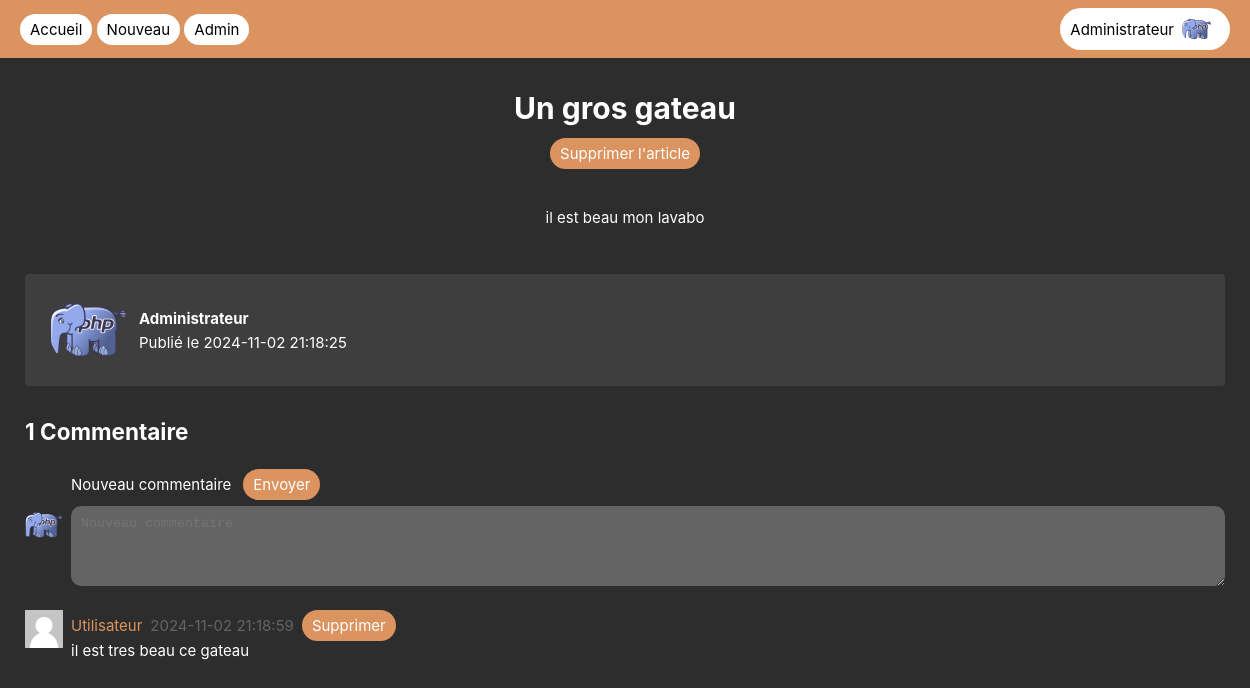
Screenshot of /code/article.php?id=1 (signed in) with the database file from the repository.
### tables this page shows
CREATE TABLE IF NOT EXISTS `users` (
  `id` int NOT NULL AUTO_INCREMENT,
  `email` text NOT NULL,
  `username` text NOT NULL,
  `password` text NOT NULL,
  `avatar_url` text NOT NULL,
  `admin` tinyint(1) NOT NULL DEFAULT '0',
  PRIMARY KEY (`id`)
);

CREATE TABLE IF NOT EXISTS `articles` (
  `id` int NOT NULL AUTO_INCREMENT,
  `title` text NOT NULL,
  `content` text NOT NULL,
  `author_id` int NOT NULL,
  `image_url` text NOT NULL,
  `created_at` datetime NOT NULL DEFAULT CURRENT_TIMESTAMP,
  `updated_at` datetime NOT NULL DEFAULT CURRENT_TIMESTAMP,
  PRIMARY KEY (`id`),
  KEY `author_id` (`author_id`)
);

CREATE TABLE IF NOT EXISTS `comments` (
  `id` int NOT NULL AUTO_INCREMENT,
  `author_id` int NOT NULL,
  `content` text NOT NULL,
  `article_id` int NOT NULL,
  `created_at` datetime NOT NULL DEFAULT CURRENT_TIMESTAMP,
  `updated_at` datetime NOT NULL DEFAULT CURRENT_TIMESTAMP,
  PRIMARY KEY (`id`),
  KEY `author_id` (`author_id`),
  KEY `article_id` (`article_id`)
);

### code/includes/User.php (called while the page is built, shortened)
<?php
class User {
    private int $id;
    private string $username;
    private string $avatar_url;
    private bool $admin;
    function __construct($id, $username, $email, $password, $avatar_url, $admin) {
        $this->id = $id;
        $this->username = $username;
        $this->avatar_url = $avatar_url;
        $this->admin = $admin;
    }
    public function isAdmin(): bool {
        return boolval($this->admin ?? 0);
    }
    public function getId(): int {
        return $this->id;
    }
    public function getUsername(): string {
        return $this->username;
    }
    public function getAvatarUrl(): string {
        return $this->avatar_url;
    }
    public static function findById($id): ?User {
        try {
            $conn = get_bdd_connection();
            $stmt = $conn->prepare('SELECT * FROM users where id = ?');
            $stmt->execute([$id]);
            $user = $stmt->fetch();
            if ($user) {
                return new User($user['id'], $user['username'], $user['email'], $user['password'], $user['avatar_url'], $user['admin']);
            }
            throw new UserNotFoundException("L'utilisateur $id n'existe pas");
        } catch (PDOException $e) {
            throw new SQLException($e->getMessage());
        }
    }
}

### code/includes/functions.php (called while the page is built, shortened)
<?php
require_once 'User.php';
function is_connected(): bool {
    if (!empty($_SESSION['user_id'])) {
        try {
            User::findById($_SESSION['user_id']);
            return true;
        } catch (UserNotFoundException|SQLException $e) {}
    }
    return false;
}

### code/includes/Article.php (called while the page is built, shortened)
<?php
require_once 'Comment.php';
class Article {
    private int $id;
    private string $title;
    private string $content;
    private User $author;
    private string $created_at;
    private array $comments;
    function __construct($id, $title, $content, $author, $image_url, $created_at, $updated_at) {
        $this->id = $id;
        $this->title = $title;
        $this->content = $content;
        $this->author = $author;
        $this->created_at = $created_at;
        try {
            $conn = get_bdd_connection();
            $stmt = $conn->prepare('SELECT * FROM comments where article_id = ?');
            $stmt->execute([$this->getId()]);
            $comments = $stmt->fetchAll();
            $comments_array = array();
            foreach ($comments as $comment) {
                $comments_array[] = new Comment($comment['id'], User::findById($comment['author_id']), $comment['content'], $this, $comment['created_at'], $comment['updated_at']);
            }
            $this->comments = $comments_array;
        } catch (SQLException $e) {
            throw new SQLException($e->getMessage());
        } catch (UserNotFoundException $e) {
            throw new UserNotFoundException($e->getMessage());
        }
    }
    public function getId(): int {
        return $this->id;
    }
    public function getAuthor(): User {
        return $this->author;
    }
    public function getCreatedAt(): string {
        return $this->created_at;
    }
    public function getContent(): string {
        return $this->content;
    }
    public function getTitle(): string {
        return $this->title;
    }
    public function getComments(): array {
        return $this->comments;
    }
    public function isAllowedToDelete($user): bool {
        if ($user->getId() == $this->getAuthor()->getId()) {
            return true;
        }
        return false;
    }
    public static function findById(int $id): Article {
        try {
            $conn = get_bdd_connection();
            $stmt = $conn->prepare('SELECT * FROM articles where id = ?');
            $stmt->execute([$id]);
            $article = $stmt->fetch();
            if ($article) {
                return new Article($article['id'], $article['title'], $article['content'], User::findById($article['author_id']), $article['image_url'], $article['created_at'], $article['updated_at']);
            }
            throw new ArticleNotFoundException("L'article $id n'existe pas");
        } catch (PDOException|SQLException $e) {
            throw new SQLException($e->getMessage());
        } catch (UserNotFoundException $e) {
            throw new UserNotFoundException("L'auteur de l'article n'existe pas");
        }
    }
}

### code/includes/Comment.php (called while the page is built, shortened)
<?php
class Comment {
    private User $author;
    private string $content;
    private string $created_at;
    function __construct(int $id, User $author, string $content, Article $article, string $created_at, string $updated_at) {
        $this->author = $author;
        $this->content = $content;
        $this->created_at = $created_at;
    }
    public function getAuthor(): User {
        return $this->author;
    }
    public function getContent(): string {
        return $this->content;
    }
    public function getCreatedAt(): string {
        return $this->created_at;
    }
    public function isAllowedToDelete(User $user): bool {
        if ($user->isAdmin()) {
            return true;
        }
        return false;
    }
}

### code/article.php (the view, shortened to what this page needs)
<?php
require_once "includes/functions.php";
require_once 'includes/Article.php';
$article_id = $_GET['id'];
try {
    $article = Article::findById($article_id);
    $article_title = htmlspecialchars($article->getTitle());
    $article_content = htmlspecialchars($article->getContent());
    $author_avatar = $article->getAuthor()->getAvatarUrl();
    $author_username = htmlspecialchars($article->getAuthor()->getUsername());
    $article_updated_at = $article->getUpdatedAt();
    $article_created_at = $article->getCreatedAt();
} catch (SQLException|ArticleNotFoundException|UserNotFoundException $e) {
    die($e->getMessage());
}
$comments = $article->getComments();
?>
<!DOCTYPE html>
<html lang="fr">
<head>
    <link rel="stylesheet" href="res/css/style.css">
</head>
<body>
<?php require_once "includes/header.php"; ?>
<main class="article">
    <div class="article_content">
        <h1><?= $article_title ?></h1>
        <?php if ($user && $article->isAllowedToDelete($user)): ?>
            <form action="article.php?id=<?= $article_id ?>" method="post">
                <input type="submit" value="Supprimer l'article">
            </form>
        <?php endif; ?>
        <p>
            <?= $article_content ?>
        </p>
    </div>
    <div class="author">
        <img src="<?= $author_avatar ?>" alt="l'image de l'auteur">
        <div class="infos">
            <span class="username"><?= $author_username ?></span>
            <span class="date">Publié le <?= $article_created_at ?><?= (($article_updated_at != $article_created_at ? ", mis à jour le $article_updated_at" : ''))?></span>
        </div>
    </div>
    <div class="comments">
        <h2><?= count($comments) ?> Commentaire<?= count($comments)!=1?'s':'' ?></h2>
        <?php if ($user): ?>
        <form class="new_comment" action="article.php?id=<?= $article_id ?>" method="post">
            <div class="top">
                <label for="new_comment">Nouveau commentaire</label>
                <input type="submit" value="Envoyer">
            </div>
            <div class="bottom">
                <img src="<?= $avatar_url ?>" alt="Avatar de <?= $username ?>">
                <textarea name="comment" id="new_comment" cols="100" rows="4" placeholder="Nouveau commentaire"></textarea>
            </div>
        </form>
        <?php endif; ?>
        <?php foreach ($comments as $comment): ?>
        <div class="comment">
            <img src="<?= $comment->getAuthor()->getAvatarUrl() ?>" alt="Avatar de <?= htmlspecialchars($comment->getAuthor()->getUsername()) ?>">
            <div class="content">
                <div class="top">
                    <span class="username"><?= htmlspecialchars($comment->getAuthor()->getUsername()) ?></span>
                    <span class="date"><?= $comment->getCreatedAt() ?></span>
                    <?php if ($user && $comment->isAllowedToDelete($user)): ?>
                        <form action="article.php?id=<?= $article_id ?>" method="post">
                            <input type="submit" value="Supprimer">
                        </form>
                    <?php endif; ?>
                </div>
                <div class="bottom">
                    <?= htmlspecialchars($comment->getContent()) ?>
                </div>
            </div>
        </div>
        <?php endforeach; ?>
    </div>
</main>
</body>
</html>

### code/includes/header.php
<?php
require_once "functions.php";
require_once 'User.php';
if (is_connected()) {
    try {
        $user = User::findById($_SESSION['user_id'] ?? null);
        $username = htmlspecialchars($user->getUsername());
        $avatar_url = htmlspecialchars($user->getAvatarUrl());
    } catch (UserNotFoundException|SQLException $e) {
        $error_msg = $e->getMessage();
    }
}
if (empty($__PAGE_PREFIX)) {
    $__PAGE_PREFIX = './';
}
?>
<nav>
    <div class="left">
        <a class="button" href="<?= $__PAGE_PREFIX ?>">Accueil</a>
        <a class="button" href="<?= $__PAGE_PREFIX ?>create_article.php">Nouveau</a>
        <a class="button" href="<?= $__PAGE_PREFIX ?>admin/">Admin</a>
    </div>
    <div class="right">
        <a href="<?= $__PAGE_PREFIX ?>account.php" class="button">
            <?= $username ?? 'Se connecter' ?>
            <img src="<?= $__PAGE_PREFIX.($avatar_url ?? 'res/img/login.png') ?>" alt="<?= $username ?? 'Default' ?>'s avatar">
        </a>
    </div>
</nav>

### code/res/css/style.css (style rules this page uses)
html, body { font-family: "Inter", sans-serif; font-size: 15px; margin: 0; height: 100%; }
body { display: flex; flex-direction: column; background-color: #2D2D2D; color: white; }
nav { background: #DB935F; display: flex; justify-content: space-between; align-items: center; min-height: 50px; padding: 4px 20px; overflow: hidden; }
nav .left { overflow: hidden; display: inline-block; white-space: nowrap; }
nav a.button { background-color: white; color: black; }
nav a.button img { height: 30px; width: 30px; border-radius: 100%; object-fit: cover; }
nav a.button img:first-child { margin-right: 8px; }
nav a.button img:last-child { margin-left: 8px; }
main { flex: 1; display: flex; padding: 0 20px; }
main.article { flex-direction: column; gap: 32px; max-width: 1200px; width: 100%; margin: auto; padding-bottom: 24px; }
main.article > .article_content { display: flex; justify-content: center; align-items: center; flex-direction: column; gap: 12px; }
main.article > .author { display: flex; align-items: center; background-color: #3e3e3e; border-radius: 4px; gap: 10px; padding: 16px 24px; }
main.article > .author > img { width: 80px; border-radius: 100px; }
main.article > .author > .infos { display: flex; flex-direction: column; gap: 5px; }
main.article > .author > .infos .username { font-weight: bold; }
main.article > .comments { display: flex; flex-direction: column; gap: 24px; }
main.article > .comments > .new_comment { display: flex; flex-direction: column; gap: 6px; }
main.article > .comments > .new_comment .top { display: flex; align-items: center; gap: 12px; margin-left: 46px; }
main.article > .comments > .new_comment .bottom { display: flex; gap: 8px; }
main.article > .comments > .new_comment .bottom img { width: 38px; margin-bottom: auto; }
main.article > .comments > .new_comment .bottom textarea { flex: 1; }
main.article > .comments > .comment { display: flex; gap: 8px; }
main.article > .comments > .comment img { width: 38px; margin-bottom: auto; }
main.article > .comments > .comment .content { flex: 1; }
main.article > .comments > .comment .content .top { display: flex; gap: 8px; align-items: center; }
main.article > .comments > .comment .content .top .username { color: #db935f; }
main.article > .comments > .comment .content .top .date { color: #646464; }
a.button, input.button, button.button, input[type=submit] { border: none; margin: 0; width: auto; overflow: visible; font: inherit; line-height: normal; -webkit-font-smoothing: inherit; -moz-osx-font-smoothing: inherit; -webkit-appearance: none; border-radius: 100px; background-color: #db935f; padding: 6px 10px; text-decoration: none; color: white; }
a { color: #db935f; }
a.button { display: inline-flex; align-items: center; justify-content: center; }
h1, h2, h3, h4, h5, h6 { margin: 0; }
label { display: flex; flex-direction: column; gap: 4px; }
input, textarea, select { padding: 10px; border-radius: 10px; border: none; background-color: #646464; color: #D9D9D9; }

### rows the page displays
users: username "Administrateur", avatar_url (picture)
articles: title "Un gros gateau", content "il est beau mon lavabo", created_at "2024-11-02 21:18:25"
comments: author.avatar_url (placeholder picture), author.username "Utilisateur", created_at "2024-11-02 21:18:59", content "il est tres beau ce gateau"

### other values shown
count($comments) "1"
